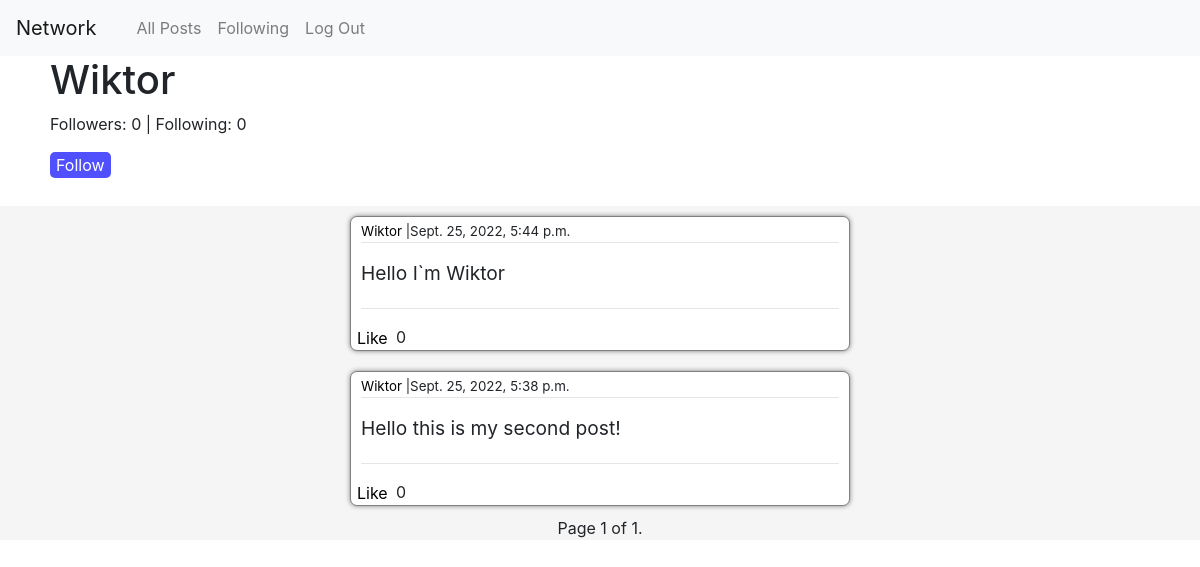
The page /profile/1 on the database as committed earlier.
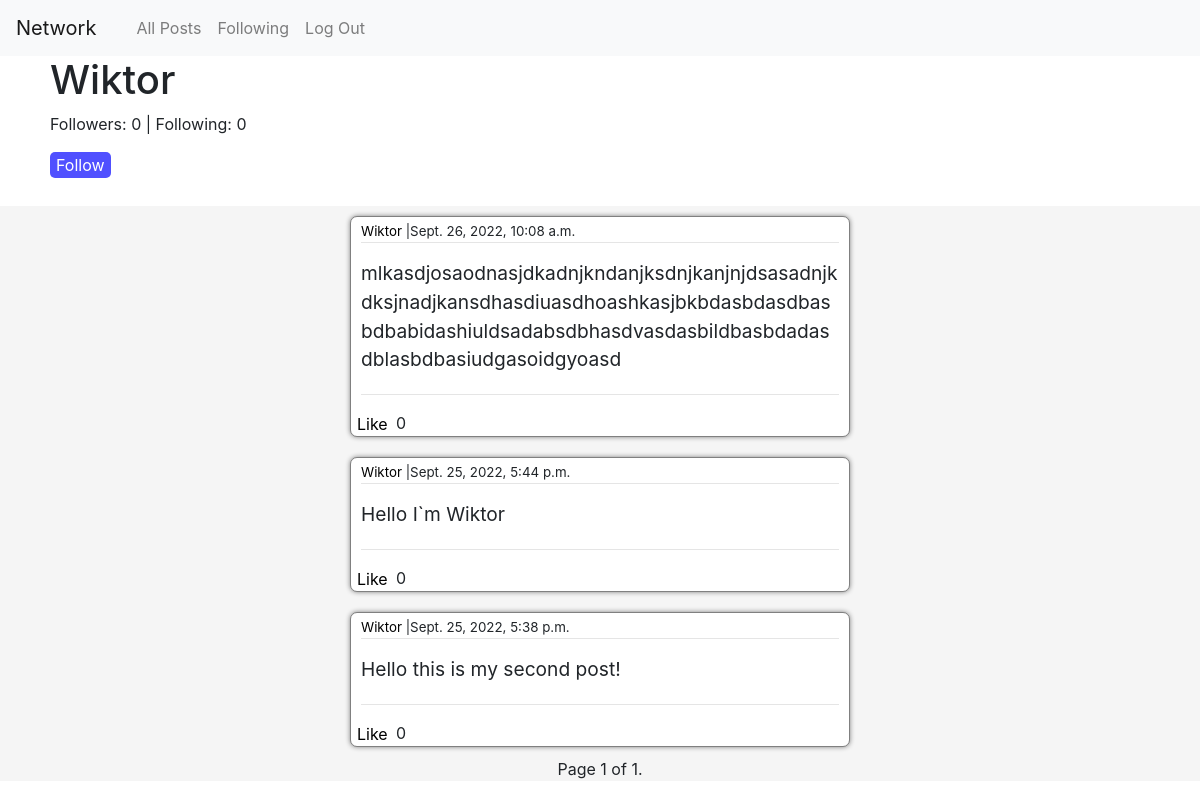
The same page on the database as committed later.
### network/models.py (models this page shows)
class Post(models.Model):
    poster = models.ForeignKey(User, on_delete=models.CASCADE, related_name='posts')
    timestamp = models.DateTimeField(auto_now_add=True)
    body = models.TextField(max_length=300)
    likes = models.PositiveIntegerField(default=0)

class User(AbstractUser):
    is_following = models.ManyToManyField('self', symmetrical=False, related_name='followed_by')
    followers = models.ManyToManyField('self', symmetrical=False)
    def __str__(self):
        return f'{self.username}'

### network/views.py (the view, shortened to what this page needs)
# urls.py: path("profile/<str:user_id>", views.profile_page, name="profile"),
def profile_page(request, user_id):
    user = User.objects.get(id=user_id)
    followers = len(user.followers.all())
    following = len(user.is_following.all())
    posts = user.posts.all().order_by('-timestamp')
    paginator = Paginator(posts, 10)
    page_number = request.GET.get('page')
    page_obj = paginator.get_page(page_number)
    same_user = False
    if request.user == user:
        same_user = True
    if request.user in user.followers.all():
        follow = True
    else:
        follow = False
    context = {
        'user':user,
        'followers':followers,
        'following':following,
        'follow':follow,
        'same_user': same_user,
        'page_obj':page_obj
    }
    return render(request, 'network/profile.html', context)

### network/templates/network/profile.html (shortened to what this page needs)
{% extends "network/layout.html" %}
{% block body %}
<div class='profile_info'>
<h1>{{user.username}}</h1>
<p>Followers: {{followers}} | Following: {{following}}</p>
{% if not same_user %}
  {% if follow %}
  {% csrf_token %}
  <button class='follow_button'>Unfollow</button>
  {% else %}
  <button class='follow_button'>Follow</button>
  {% endif %}
{% endif %}
</div>
<div id='feed'>
{% for post in page_obj %}
  <div class='post'>
      <div class='poster'>
          <p class='poster_text'>
          <a href='{% url 'profile'  post.poster.id %}' class='profile_link'>{{post.poster}}</a>
          |{{post.timestamp}}
          </p>
      </div>
      <hr>
      <div class='post_body'>
          <p class='post_body_text'>{{post.body}}
      </div>
      <hr>
      <div class='post_likes'>
          <button class='like_button' id='like_button_'>Like</button>
          <p class='likes'>{{post.likes}}</p>
      </div>
  </div>
{% endfor %}
<div class="pagination">
  <span class="step-links">
      <span class="current">
          Page {{ page_obj.number }} of {{ page_obj.paginator.num_pages }}.
      </span>
  </span>
</div>
</div>
{% endblock %}

Rows that differ between the two databases and show on the page:
added Post: poster "Wiktor", timestamp "Sept. 26, 2022, 10:08 a.m.", body "mlkasdjosaodnasjdkadnjkndanjksdnjkanjnjdsasadnjkdksjnadjkansdhasdiuasdhoashkasjbkbdasbdasdbasbdbabidashiuldsadabsdbhasdvasdasbildbasbdadasdblasbdbasiudgasoidgyoasd", likes "0"
